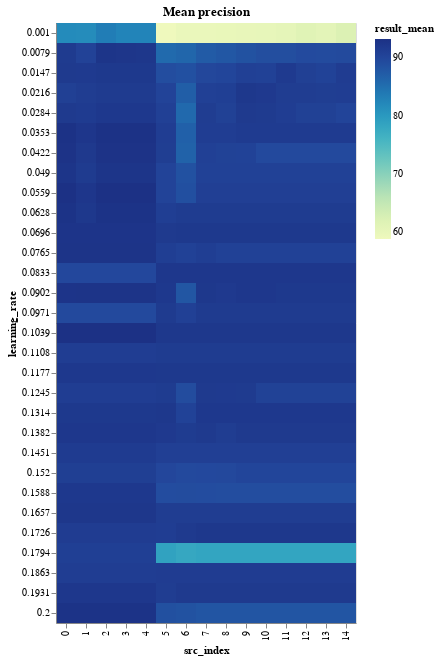

Source (notebook cell):
### Code cell
learning_rate_results_encoding = {
    "x": "src_index:O",
    "y": "learning_rate:O",
    "color": "result_mean:Q",
}
learning_rate_results_tooltip = [
    "result_mean",
    "result_std",
    "neurons",
    "layers",
    "epochs",
    "learning_rate",
    "src_index",
]
LEARNING_RATE_BINS = np.array_split(
    LEARNING_RATE_RANGE, LEARNING_RATE_RANGE.max() // LEARNING_RATE_BIN_SIZE + 1
)


def binified_learning_rate_heatmap(title, lr_df):
    return binified_heatmap(
        title,
        lr_df,
        "learning_rate",
        LEARNING_RATE_BINS,
        learning_rate_results_tooltip,
        **learning_rate_results_encoding
    )


binified_learning_rate_heatmap("Mean precision", learning_rate_results_df)

### Figure 1 — Vega-Lite specification as saved in the notebook (floating-point values rounded to 4 significant figures; data arrays with more than 128 entries replaced by an {"elided": "..."} marker saying what was removed)
{"config": {"view": {"continuousWidth": 400, "continuousHeight": 300}}, "hconcat": [{"mark": "rect", "encoding": {"color": {"type": "quantitative", "field": "result_mean"}, "tooltip": [{"type": "quantitative", "field": "result_mean"}, {"type": "quantitative", "field": "result_std"}, {"type": "quantitative", "field": "neurons"}, {"type": "quantitative", "field": "layers"}, {"type": "quantitative", "field": "epochs"}, {"type": "quantitative", "field": "learning_rate"}, {"type": "quantitative", "field": "src_index"}], "x": {"type": "ordinal", "field": "src_index"}, "y": {"type": "ordinal", "field": "learning_rate"}}, "selection": {"selector009": {"type": "interval", "bind": "scales", "encodings": ["x", "y"]}}, "title": "Mean precision"}], "data": {"name": "data-864b322b6d38e8647fc834492c45d551"}, "$schema": "https://vega.github.io/schema/vega-lite/v4.8.1.json", "datasets": {"data-864b322b6d38e8647fc834492c45d551": {"elided": "450 records"}}}
